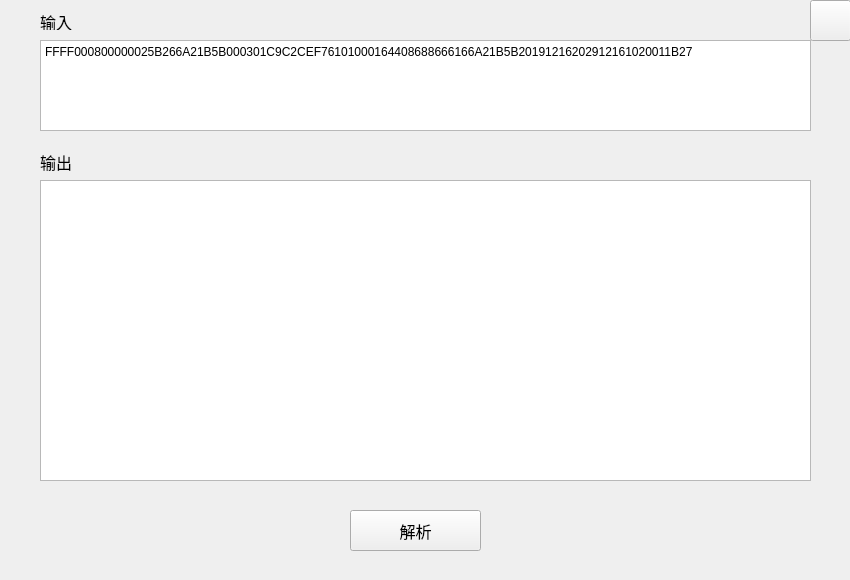
<?xml version="1.0" encoding="UTF-8"?>
<ui version="4.0">
 <class>MainWindow</class>
 <widget class="QMainWindow" name="MainWindow">
  <property name="geometry">
   <rect>
    <x>0</x>
    <y>0</y>
    <width>850</width>
    <height>580</height>
   </rect>
  </property>
  <property name="windowTitle">
   <string>VCprase</string>
  </property>
  <property name="windowIcon">
   <iconset resource="myresource.qrc">
    <normaloff>:/Images/key.ico</normaloff>:/Images/key.ico</iconset>
  </property>
  <property name="autoFillBackground">
   <bool>false</bool>
  </property>
  <property name="styleSheet">
   <string notr="true">background-image: url(:/Images/background.jpg);</string>
  </property>
  <widget class="QWidget" name="centralWidget">
   <widget class="QTextEdit" name="textEdit_in">
    <property name="geometry">
     <rect>
      <x>40</x>
      <y>40</y>
      <width>771</width>
      <height>91</height>
     </rect>
    </property>
    <property name="html">
     <string>&lt;!DOCTYPE HTML PUBLIC &quot;-//W3C//DTD HTML 4.0//EN&quot; &quot;http://www.w3.org/TR/REC-html40/strict.dtd&quot;&gt;
&lt;html&gt;&lt;head&gt;&lt;meta name=&quot;qrichtext&quot; content=&quot;1&quot; /&gt;&lt;style type=&quot;text/css&quot;&gt;
p, li { white-space: pre-wrap; }
&lt;/style&gt;&lt;/head&gt;&lt;body style=&quot; font-family:'SimSun'; font-size:9pt; font-weight:400; font-style:normal;&quot;&gt;
&lt;p style=&quot; margin-top:0px; margin-bottom:0px; margin-left:0px; margin-right:0px; -qt-block-indent:0; text-indent:0px;&quot;&gt;FFFF000800000025B266A21B5B000301C9C2CEF76101000164408688666166A21B5B20191216202912161020011B27&lt;/p&gt;&lt;/body&gt;&lt;/html&gt;</string>
    </property>
   </widget>
   <widget class="QTextEdit" name="textEdit_out">
    <property name="geometry">
     <rect>
      <x>40</x>
      <y>180</y>
      <width>771</width>
      <height>301</height>
     </rect>
    </property>
   </widget>
   <widget class="QPushButton" name="btn_parse">
    <property name="geometry">
     <rect>
      <x>350</x>
      <y>510</y>
      <width>131</width>
      <height>41</height>
     </rect>
    </property>
    <property name="font">
     <font>
      <family>Arial</family>
      <pointsize>12</pointsize>
     </font>
    </property>
    <property name="autoFillBackground">
     <bool>false</bool>
    </property>
    <property name="styleSheet">
     <string notr="true">border-image: url(:/Images/button.png);</string>
    </property>
    <property name="text">
     <string>解析</string>
    </property>
   </widget>
   <widget class="QLabel" name="label_in">
    <property name="geometry">
     <rect>
      <x>40</x>
      <y>10</y>
      <width>41</width>
      <height>20</height>
     </rect>
    </property>
    <property name="text">
     <string>&lt;html&gt;&lt;head/&gt;&lt;body&gt;&lt;p&gt;&lt;span style=&quot; font-size:12pt;&quot;&gt;输入&lt;/span&gt;&lt;/p&gt;&lt;/body&gt;&lt;/html&gt;</string>
    </property>
   </widget>
   <widget class="QLabel" name="label_out">
    <property name="geometry">
     <rect>
      <x>40</x>
      <y>150</y>
      <width>51</width>
      <height>21</height>
     </rect>
    </property>
    <property name="text">
     <string>&lt;html&gt;&lt;head/&gt;&lt;body&gt;&lt;p&gt;&lt;span style=&quot; font-size:12pt;&quot;&gt;输出&lt;/span&gt;&lt;/p&gt;&lt;/body&gt;&lt;/html&gt;</string>
    </property>
   </widget>
   <widget class="QPushButton" name="pushButton">
    <property name="geometry">
     <rect>
      <x>810</x>
      <y>0</y>
      <width>41</width>
      <height>41</height>
     </rect>
    </property>
    <property name="styleSheet">
     <string notr="true">border-image: url(:/Images/help_2.png);</string>
    </property>
    <property name="text">
     <string/>
    </property>
   </widget>
  </widget>
 </widget>
 <layoutdefault spacing="6" margin="11"/>
 <resources>
  <include location="myresource.qrc"/>
 </resources>
 <connections/>
</ui>
